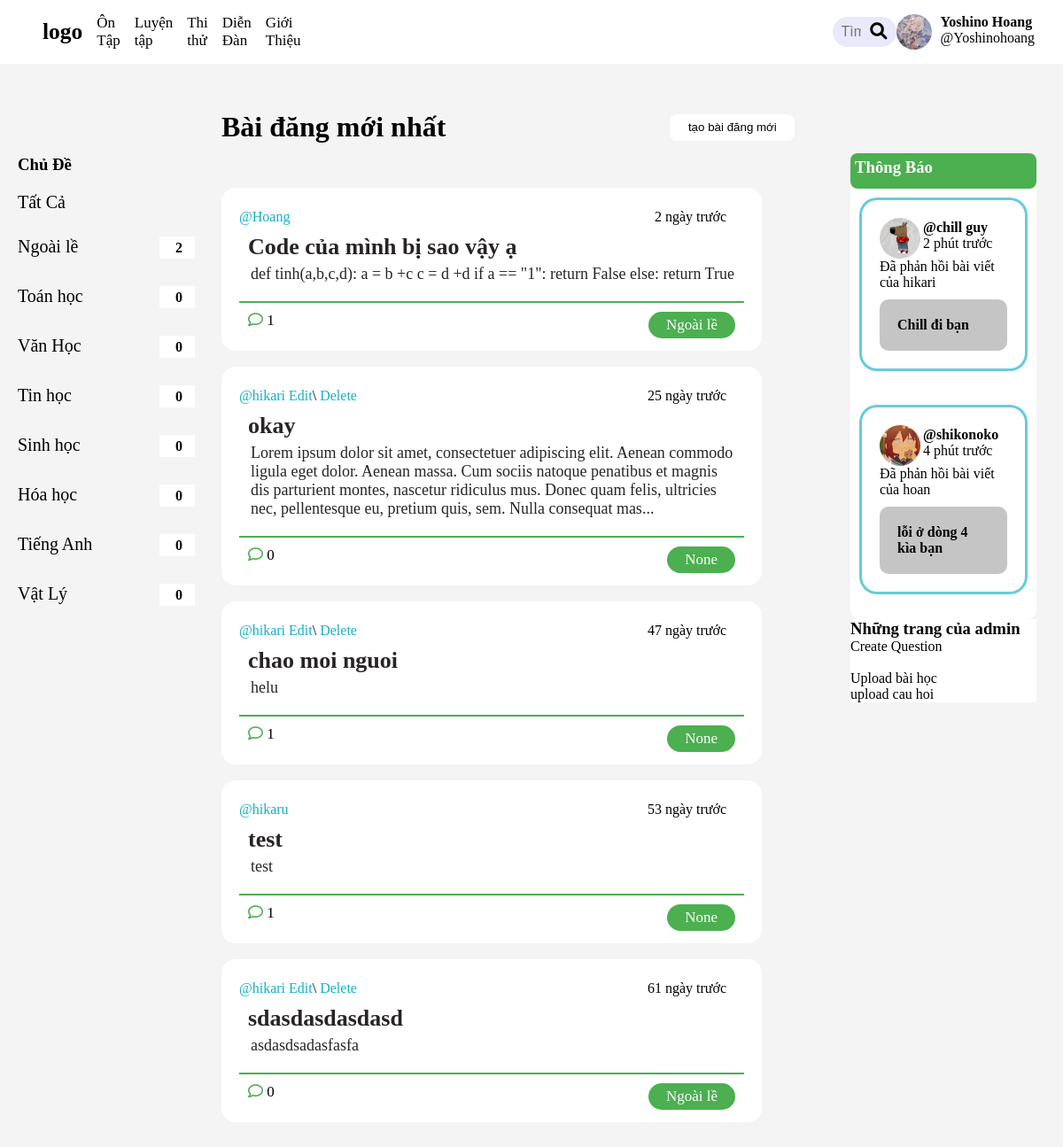
The app's page / (signed in) with its own data.
### base/models.py (models this page shows, shortened)
class Topic(models.Model):
    name = models.CharField(max_length=200)
    description = models.TextField(null = True, blank = True)
    def __str__ (self):
        return self.name
    def room_count(self):
        return self.room_set.count()

class Room(models.Model):
    host = models.ForeignKey(User, on_delete=models.SET_NULL, null = True)
    topic = models.ForeignKey(Topic, on_delete=models.SET_NULL, null = True)
    name= models.CharField(max_length=200)
    description = models.TextField(null = True, blank = True)
    updated = models.DateTimeField(auto_now=True)
    created = models.DateTimeField(auto_now_add=True)
    class Meta:
        ordering = ["-updated", "-created"]
    def message_count(self):
        return self.message_set.count()

### base/views.py (the view)
# urls.py: path('', views.home , name="home"),
def home(request):
    q = request.GET.get('q') if request.GET.get('q') != None else ''
    rooms = Room.objects.filter(
        Q(topic__name__icontains = q) |
        Q(name__icontains=q) |
        Q(description__icontains=q)
        )
    topics = Topic.objects.all()
    context = {'rooms': rooms , 'topics':topics,}
    return render(request, 'base/home.html', context)

### study/templatetags/custom_filter.py (called while the page is built)
@register.filter
def days_since(value):
    if not value:
        return ""
    now = timezone.now()
    delta = now - value
    days = delta.days
    if days == 0:
        return "Hôm nay"
    elif days == 1:
        return "1 ngày trước"
    else:
        return f"{days} ngày trước"

### base/templates/base/home.html
{% extends 'main.html' %}
{% block content %}
{% load static %}
{% if request.session.theme == 'dark' %}
<link rel="stylesheet" href="{% static 'styles/dark.css' %}">
{% else %}
<link rel="stylesheet" href="{% static 'styles/light.css' %}">
{% endif %}
<div class="home-container">
    <div class ="left_bar" >
        {% include 'base/topic_bar.html' %}
    </div>
    <div class="room_display">
        <div class="home_head_page">
            <h1>Bài đăng mới nhất</h1>
            <div class="room_create">
                <a href="{%url 'create-room'%}"><button>tạo bài đăng mới</button></a>
            </div>
        </div>
        <div>
        {%include 'base/feed_composnent.html'%}
        </div>
    </div>
    <div class="right_bar">
        {%include 'base/notification_bar.html'%}
    </div>
</div>
{% endblock content %}

### base/templates/base/topic_bar.html (shortened to what this page needs)
{%block content%}
{% load static %}
{% if request.session.theme == 'dark' %}
<link rel="stylesheet" href="{% static 'styles/dark.css' %}">
{% else %}
<link rel="stylesheet" href="{% static 'styles/light.css' %}">
{% endif %}
<div class="topic_wraper">
    <h3>Chủ Đề</h3>
    <div class="topic_all">
        <a href="{%url 'home'%}">Tất Cả</a>
    </div>
    <div class="topic_display">
        {%for topic in topics%}
            <div class="topic_name">
                <a href="{%url 'home'%}?q={{topic.name}}">{{topic.name}}</a>
                <div class="topic_rc">
                    <p>{{topic.room_count}}</p>
                </div>
            </div>
            <br>
        {%endfor%}
    </div>
</div>
{%endblock%}

### base/templates/base/feed_composnent.html (shortened to what this page needs)
{% load static %}
{% load custom_filter %}
{% if request.session.theme == 'dark' %}
<link rel="stylesheet" href="{% static 'styles/dark.css' %}">
{% else %}
<link rel="stylesheet" href="{% static 'styles/light.css' %}">
{% endif %}
<div class="room">
    {%for room in rooms%}
        <div class = "post">
            <div class = "top_section">
                <div class = "post_edit">
                    <a href="{%url 'profile' room.host.id %}">@{{room.host.username}} </a>
                    {%if request.user == room.host%}
                    <a href="{% url 'update-room' room.id %}">Edit</a>\
                    <a href="{% url 'delete-room' room.id %}">Delete</a>
                    {%endif%}
                </div>
                <p>{{ room.created|days_since }}</p>
            </div>
            <div class="middle_section">
                <a href="{% url 'room' room.id %} ">
                    <h3> {{room.name}}</h3>
                    {% if room.description|length > 280 %}
                    <p id="short-description">{{ room.description|slice:":280" }}...</p>
                    {% else %}
                        <p>{{ room.description|safe }}</p>
                    {% endif %}
                </a>
            </div>
            <div class="bottom_section">
                <div>
                    <i class="fa-regular fa-comment"> </i> {{ room.message_count }}
                </div>
                <a href="{%url 'home'%}?q={{room.topic}}">{{room.topic}}</a>
            </div>
        </div>
        <br>
    {%endfor%}
</div>

### static/styles/light.css (style rules this page uses)
body { background-color: #f4f4f4; padding-top: 75px; }
* { margin: 0; padding: 0; box-sizing: border-box; }
a { text-decoration: none; color: black; }
.post { animation: fadeIn 0.5s ease; }
.home-container { display: grid; grid-template-columns: 1fr 3fr 1fr; }
.home_head_page { display: grid; height: 100%; grid-template-columns: 5fr 3fr; align-items: center; }
.room_display { display: grid; grid-template-rows: 0.8fr 5fr; padding-left: 10px; overflow-y: auto; scroll-behavior: smooth; }
.right_bar, .left_bar { overflow: hidden; top: 0; bottom: 0; }
.right_bar { margin-top: 78px; right: 0; margin-right: 30px; max-width: 400px; width:auto ; }
.left_bar { left: 0; }
.room_create { display: flex; justify-content: center; align-items: center; }
.room_create button { height: 30px; width: 141px; border-radius: 8px; background-color: #ffffff; border: #ffff; }
.topic_wraper { display: block; padding: 20px; padding-top: 100px; }
.topic_display { padding-top: 12px; }
.topic_name { display: grid; grid-template-columns: 4fr 1fr; margin-top: 15px; }
.topic_name a { outline: none; color: black; text-decoration: none; font-family:'Sansation'; font-size: 20px; }
.topic_rc { display: flex; background-color: #ffff; height: 110%; align-items: center; }
.topic_rc p { padding-left: 45%; font-family:'Sansation'; font-weight: bold; }
.topic_all { color: black; text-decoration: none; font-family:'Sansation'; font-size: 20px; margin-top: 20px; }
.post { background-color: #ffffff; margin-right: 100px; padding-left: 20px; padding-right: 20px; padding-top: 14px; padding-bottom: 14px; border-radius: 16px; }
.top_section { display: grid; grid-template-columns: 2fr 1fr; padding-bottom: 10px; padding-top: 10px; }
.top_section a { color: #14B0C5; width: fit-content; height: fit-content; justify-self: start; }
.top_section p { justify-self: end; padding-right:20px ; }
.middle_section { padding-left:10px; padding-bottom: 20px; padding-right: 10px; border-bottom: 2px solid #4CAF50; }
.middle_section h3 { color: #282424; font-size: 26px; font-weight: bold; padding-bottom: 5px; }
.middle_section p { color: #282424; font-size: 18px; padding-left: 3px; }
.bottom_section { display: grid; grid-template-columns: 1fr 1fr; padding-top:10px; font-size: 17px; padding-left: 10px; padding-right: 10px; }
.bottom_section i { color: #4CAF50; }
.bottom_section a { cursor: pointer; width:fit-content; height: 30px; border: none; border-radius: 20px; padding-left: 20px; padding-right: 20px; justify-self: end; background-color: #4CAF50; color: white; padding-top: 5px; }

### records on screen
Topic: name "Ngoài lề", room_count "2"
Topic: name "Toán học", room_count "0"
Topic: name "Văn Học", room_count "0"
Topic: name "Tin học", room_count "0"
Topic: name "Sinh học", room_count "0"
Topic: name "Hóa học", room_count "0"
Topic: name "Tiếng Anh", room_count "0"
Topic: name "Vật Lý", room_count "0"
Room: host.username "Hoang", created|days_since "2 ngày trước", name "Code của mình bị sao vậy ạ", description "def tinh(a,b,c,d): a = b +c c = d +d if a == \"1\": return False else: return True", message_count "1", topic "Ngoài lề"
Room: host.username "hikari", shows "Edit", created|days_since "25 ngày trước", name "okay", description "Lorem ipsum dolor sit amet, consectetuer adipiscing elit. Aenean commodo ligula eget dolor. Aenean massa. Cum sociis natoque penatibus et magnis dis parturient montes, nascetur ridiculus mus. Donec quam felis, ultricies nec, pellentesque eu, pretium quis, sem. Nulla consequat mas", message_count "0", topic "None"
Room: host.username "hikari", shows "Edit", created|days_since "47 ngày trước", name "chao moi nguoi", description "helu", message_count "1", topic "None"
Room: host.username "hikaru", created|days_since "53 ngày trước", name "test", description "test", message_count "1", topic "None"
Room: host.username "hikari", shows "Edit", created|days_since "61 ngày trước", name "sdasdasdasdasd", description "asdasdsadasfasfa", message_count "0", topic "Ngoài lề"
